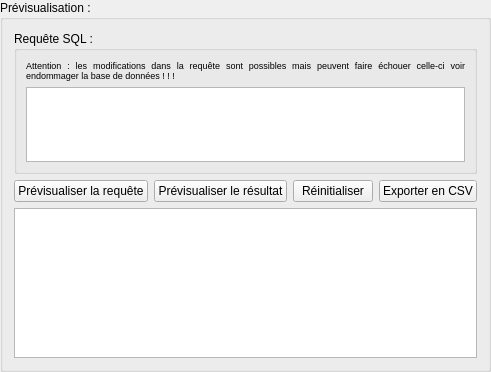
         <widget class="QGroupBox" name="groupBox_2">
          <property name="title">
           <string>Prévisualisation : </string>
          </property>
          <layout class="QVBoxLayout" name="verticalLayout">
           <item>
            <widget class="QGroupBox" name="groupBox_4">
             <property name="title">
              <string>Requête SQL :</string>
             </property>
             <layout class="QVBoxLayout" name="verticalLayout_8">
              <item>
               <widget class="QLabel" name="label_7">
                <property name="text">
                 <string>&lt;html&gt;&lt;head/&gt;&lt;body&gt;&lt;p align=&quot;justify&quot;&gt;&lt;span style=&quot; font-size:7pt;&quot;&gt;Attention : les modifications dans la requête sont possibles mais peuvent faire échouer celle-ci voir endommager la base de données ! ! !&lt;/span&gt;&lt;/p&gt;&lt;/body&gt;&lt;/html&gt;</string>
                </property>
                <property name="wordWrap">
                 <bool>true</bool>
                </property>
               </widget>
              </item>
              <item>
               <widget class="QTextEdit" name="txtSql">
                <property name="maximumSize">
                 <size>
                  <width>16777215</width>
                  <height>75</height>
                 </size>
                </property>
               </widget>
              </item>
             </layout>
            </widget>
           </item>
           <item>
            <layout class="QHBoxLayout" name="horizontalLayout_12">
             <item>
              <widget class="QPushButton" name="btnPreviRequete">
               <property name="text">
                <string>Prévisualiser la requête</string>
               </property>
              </widget>
             </item>
             <item>
              <widget class="QPushButton" name="btnPreviResu">
               <property name="text">
                <string>Prévisualiser le résultat</string>
               </property>
              </widget>
             </item>
             <item>
              <widget class="QPushButton" name="btnRaz">
               <property name="text">
                <string>Réinitialiser</string>
               </property>
              </widget>
             </item>
             <item>
              <widget class="QPushButton" name="btnEnregistrer">
               <property name="text">
                <string>Exporter en CSV</string>
               </property>
              </widget>
             </item>
            </layout>
           </item>
           <item>
            <widget class="QTableView" name="tbvPrevisu">
             <property name="maximumSize">
              <size>
               <width>16777215</width>
               <height>150</height>
              </size>
             </property>
            </widget>
           </item>
          </layout>
         </widget>
